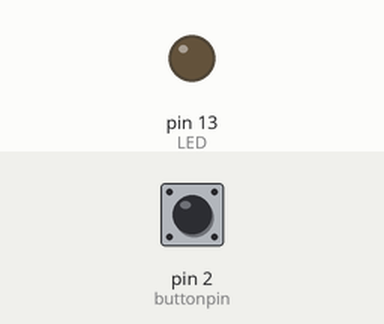
Simulated run of this sketch. Board: Arduino Uno, built with avr-gcc and run on an emulated ATmega328P. Shown: output pins drawn as LEDs (lit = HIGH). Inputs (shaded band) come from the test bench; at power-on: pin 2 (buttonpin) LOW. What the sketch prints to the serial monitor is not drawn.

Above: at 1.2 s.
1.3 s: pin 2 (buttonpin) pulled HIGH for 0.15 s
At 1.38 s:
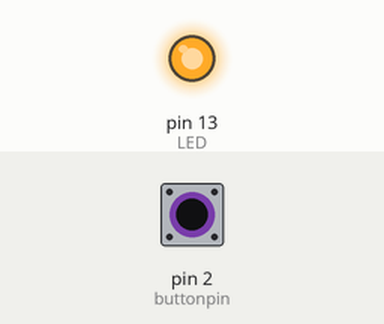
2.9 s: pin 2 (buttonpin) pulled HIGH for 3.2 s
At 6.9 s:
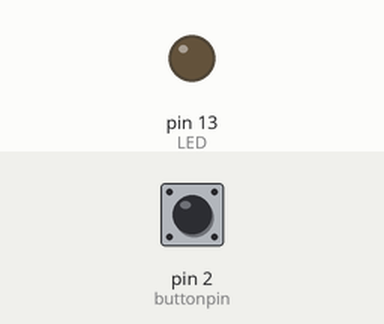
Timing chart, 0 to 8.4 s (numbered marks = the images above; inputs shaded):
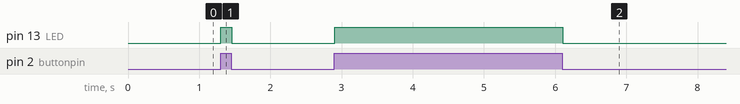

Measured:
- after the input at 1.3 s, pin 13 (LED): LOW → HIGH at once, → LOW 0.15 s later
- after the input at 2.9 s, pin 13 (LED): LOW → HIGH at once, → LOW 3.2 s later

The sketch:

button.ino
```cpp
int buttonpin = 2;
int LED = 13;

void setup() {
  Serial.begin(9600);
  // put your setup code here, to run once:
  pinMode(buttonpin, INPUT);
  pinMode(LED, OUTPUT);
}

void loop() {
  // put your main code here, to run repeatedly:
  int buttoninput = digitalRead(buttonpin);

  if(buttoninput == 1){
    Serial.println(buttoninput);
    digitalWrite(LED, HIGH);
  }else{
    Serial.println(buttoninput);
    digitalWrite(LED, LOW);
  }
}
```
